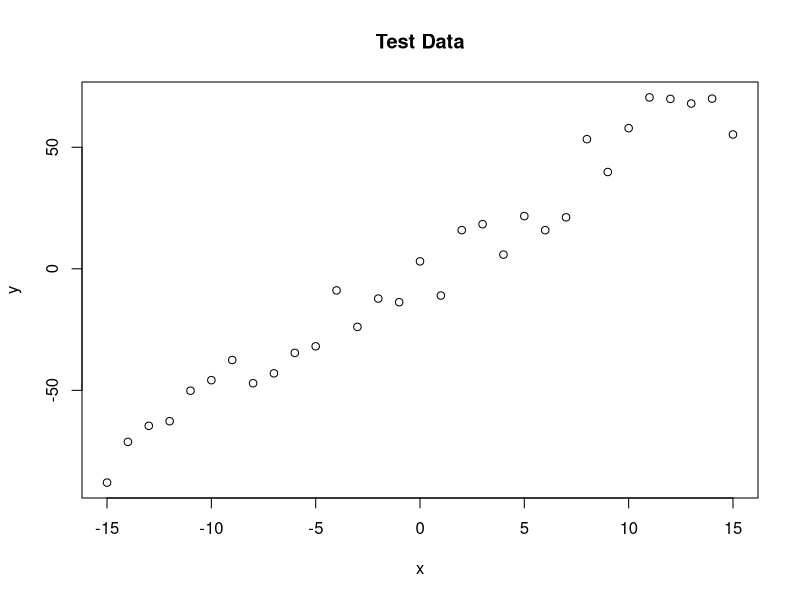
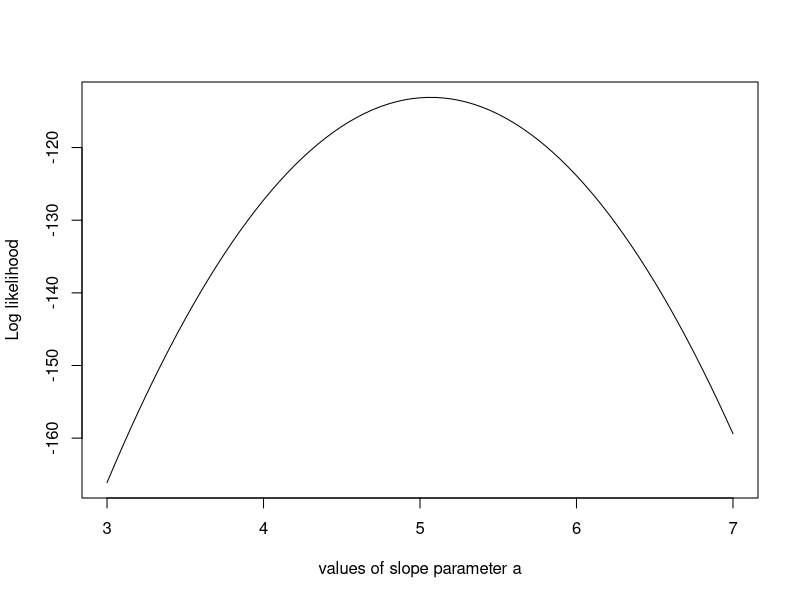
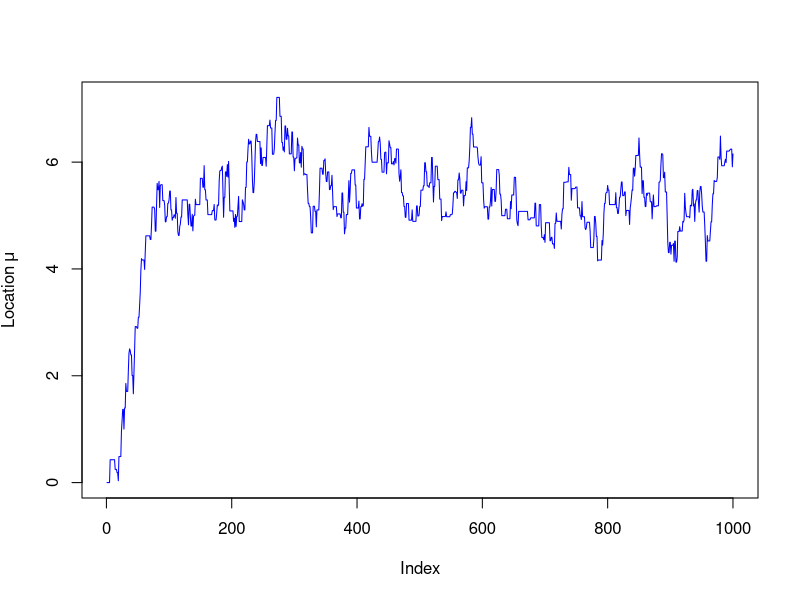

R code for these plots, in order:
trueA <- 5
trueB <- 0
trueSd <- 10
sampleSize <- 31

x <- (-(sampleSize-1)/2):((sampleSize-1)/2)
y <- trueA * x + trueB + rnorm(n = sampleSize, mean = 0, sd = trueSd)
plot(x,y, main = "Test Data")

likelihood <- function(param){
  a = param[1]
  b = param[2]
  sd = param[3]
  
  pred = a*x + b
  singlelikelihoods = dnorm(y, mean = pred, sd = sd, log = T)
  sumll = sum(singlelikelihoods)
  return(sumll)   
}

slopevalues <- function(x){return(likelihood(c(x, trueB, trueSd)))}
slopelikelihoods <- lapply(seq(3, 7, by=.05), slopevalues )
plot (seq(3, 7, by=.05), slopelikelihoods , type="l", xlab = "values of slope parameter a", ylab = "Log likelihood")


prior <- function(param){
  a = param[1]
  b = param[2]
  sd = param[3]
  aprior = dunif(a, min=0, max=10, log = T)
  bprior = dnorm(b, sd = 5, log = T)
  sdprior = dunif(sd, min=0, max=30, log = T)
  return(aprior+bprior+sdprior)
}

#The product of the prior and likelihood is the quantity MCMC will be working on

posterior <- function(param){
  return (likelihood(param) + prior(param))
}


######## Metropolis algorithm ################
proposalfunction <- function(param){
  return(rnorm(3,mean = param, sd= c(0.1,0.5,0.3)))
}

run_metropolis_MCMC <- function(startvalue, iterations){
  chain = array(dim = c(iterations+1,3))
  chain[1,] = startvalue
  for (i in 1:iterations){
    proposal = proposalfunction(chain[i,])
    
    probab = exp(posterior(proposal) - posterior(chain[i,]))
    if (runif(1) < probab){
      chain[i+1,] = proposal
    }else{
      chain[i+1,] = chain[i,]
    }
  }
  return(chain)
}

startvalue = c(4,0,10)
chain = run_metropolis_MCMC(startvalue, 10000)

burnIn = 5000
acceptance = 1-mean(duplicated(chain[-(1:burnIn),]))



######## Another Version ################
#The wolf pups dataset
x <- c(5, 8, 7, 5, 3, 4, 3, 9, 5, 8, 5, 6, 5, 6, 4, 7)

# The log posterior density of the Laplace distribution model, when assuming 
# uniorm/flat priors. The Laplace distribution is not part of base R but is
# available in the VGAM package.
model <- function(pars) {
  sum(VGAM::dlaplace(x, pars[1], exp(pars[2]), log = TRUE))
}

# The Metropolis-Hastings algorithm using a Uniform(-0.5, 0.5) proposal distribution 
metrop <- function(n_samples, model, inits) {
  samples <- matrix(NA, nrow = n_samples, ncol = length(inits))
  samples[1,] <- inits
  for(i in 2:n_samples) {
    curr_log_dens <- model(samples[i - 1, ])
    proposal <- samples[i - 1, ] + runif(length(inits), -0.5, 0.5)
    proposal_log_dens <- model(proposal)
    if(runif(1) < exp(proposal_log_dens - curr_log_dens)) {
      samples[i, ] <- proposal
    } else {
      samples[i, ] <- samples[i - 1, ]
    }
  }
  samples
}

samples <- metrop(n_samples = 1000, model, inits = c(0,0))
# Plotting a traceplot
plot(samples[,1], type = "l", ylab = expression(Location ~ mu), col = "blue")
# Calculating median posterior and 95% CI discarding the first 250 draws as "burnin".
quantile(samples[250:1000,1], c(0.025, 0.5, 0.975))
